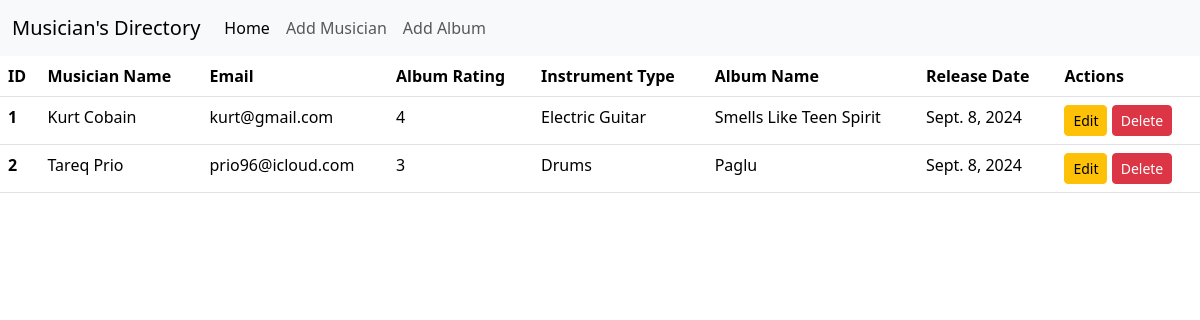
The page / on the database its author committed.
### Album/models.py (models this page shows, shortened)
class Album(models.Model):
    Album_name=models.CharField(max_length=200)
    Artist=models.ForeignKey(Musician,on_delete=models.CASCADE)
    Release_Date=models.DateField(auto_now_add=True)
    ratings=[
        (1,'1'),
        (2,'2'),
        (3,'3'),
        (4,'4'),
        (5,'5'),
    ]
    Rating=models.IntegerField(choices=ratings)

### Musician/models.py (models this page shows, shortened)
class Musician(models.Model):
    First_Name=models.CharField(max_length=35)
    Last_Name=models.CharField(max_length=35)
    Email=models.EmailField()
    Phone=models.CharField(max_length=15)
    Instrument_Type=models.CharField(max_length=30)

### Musicians_Directory/views.py (the view)
# urls.py: 2. Add a URL to urlpatterns:  path('', views.home, name='home')
def home(request):
    album=Album.objects.all()
    return render(request,'home.html',{'album':album})

### templates/home.html
{% extends 'base.html' %}
{% block content %}
<table class="table">
    <thead>
        <tr>
            <th scope="col">ID</th>
            <th scope="col">Musician Name</th>
            <th scope="col">Email</th>
            <th scope="col">Album Rating</th>
            <th scope="col">Instrument Type</th>
            <th scope="col">Album Name</th>
            <th scope="col">Release Date</th>
            <th scope="col">Actions</th>
        </tr>
    </thead>
    <tbody>
        {% for i in album %}
        <tr>
            <th scope="row">{{forloop.counter}}</th>
            <td><a href="{% url 'EditMusician' i.Artist.id %}" style="text-decoration: none; color:black">{{i.Artist.First_Name}} {{i.Artist.Last_Name}}</a></td>
            <td>{{i.Artist.Email}}</td>
            <td>{{i.Rating}}</td>
            <td>{{i.Artist.Instrument_Type}}</td>
            <td>{{i.Album_name}}</td>
            <td>{{i.Release_Date}}</td>
            <td>
                <a href="{% url 'EditAlbum' i.id %}" class="btn btn-sm btn-warning">Edit</a>
                <a href="{% url 'DeleteAlbum' i.id %}" class="btn btn-sm btn-danger">Delete</a>
            </td>
        </tr>
        {% endfor %}
    </tbody>
</table>
{% endblock content %}

### templates/base.html (shortened to what this page needs)
<!DOCTYPE html>
<html lang="en">
<head>
    <link href="https://cdn.jsdelivr.net/npm/bootstrap@5.3.3/dist/css/bootstrap.min.css" rel="stylesheet"
>
</head>
<body>
    <nav class="navbar navbar-expand-lg bg-body-tertiary">
        <div class="container-fluid">
            <a class="navbar-brand" href="{% url 'HomePage' %}">Musician's Directory</a>
            <div class="collapse navbar-collapse" id="navbarSupportedContent">
                <ul class="navbar-nav me-auto mb-2 mb-lg-0">
                    <li class="nav-item">
                        <a class="nav-link active" aria-current="page" href="{% url 'HomePage' %}">Home</a>
                    </li>
                    <li class="nav-item">
                        <a class="nav-link" href="{% url 'MusicianForm' %}">Add Musician</a>
                    </li>
                    <li class="nav-item">
                        <a class="nav-link" href="{% url 'AlbumForm' %}">Add Album</a>
                    </li>
                </ul>
            </div>
        </div>
    </nav>
    {% block content %}
    {% endblock content %}
</body>
</html>

### rows shown on the page
Album: Artist.First_Name "Kurt", Artist.Last_Name "Cobain", Artist.Email "kurt@gmail.com", Rating "4", Artist.Instrument_Type "Electric Guitar", Album_name "Smells Like Teen Spirit", Release_Date "Sept. 8, 2024"
Album: Artist.First_Name "Tareq", Artist.Last_Name "Prio", Artist.Email "prio96@icloud.com", Rating "3", Artist.Instrument_Type "Drums", Album_name "Paglu", Release_Date "Sept. 8, 2024"
